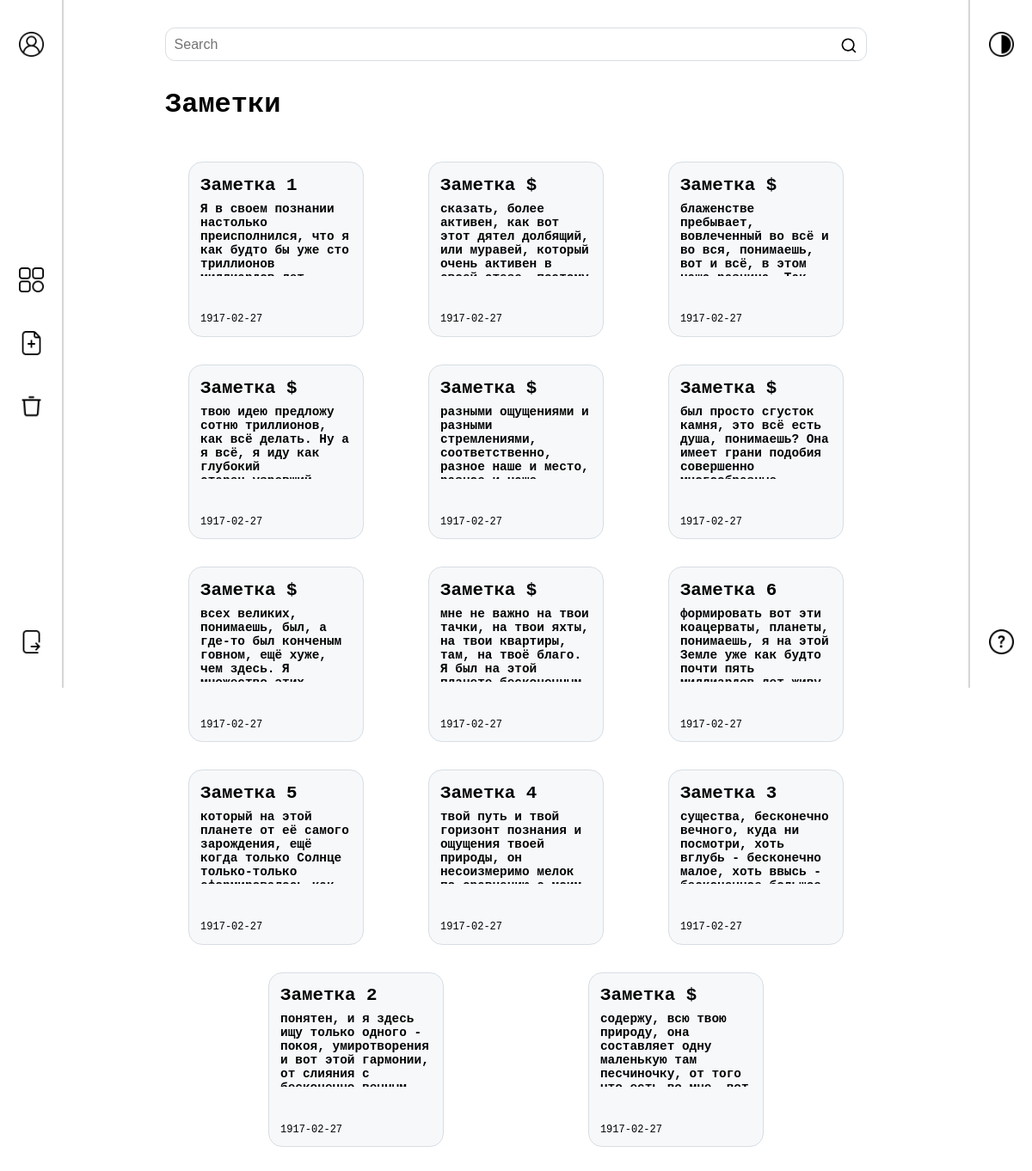
The app's page /main.php (signed in) with its own data.
### tables this page shows
CREATE TABLE `notes`
(
    `id`      int(11)    NOT NULL,
    `title`   varchar(30)         DEFAULT NULL,
    `article` varchar(255)        DEFAULT NULL,
    `created` date       NOT NULL,
    `deleted` tinyint(1) NOT NULL DEFAULT '0',
    `user_id` int(11)    NOT NULL,
    `color`   varchar(30)         DEFAULT NULL
);

### main.php (the view, shortened to what this page needs)
<?php
require_once("Connections/project_con.php");
$user = $_SESSION['user_id'][0];
$select_note = mysqli_query($link, "SELECT * FROM notes WHERE user_id = '$user' ORDER BY created DESC ");
$final_search_words = array();
$where_list = "SELECT * FROM notes WHERE";
$where_list = substr($where_list, 0, -3);
if (!empty($where_list)) {
    $res_query = mysqli_query($link, $where_list);
}
?>
<!DOCTYPE html>
<html lang="ru">
<head>
    <link rel="stylesheet" type="text/css" href="Styles/style.css">
    <link rel="stylesheet" type="text/css" href="Styles/font.css">
</head>
<body>
<div class="menu menu_left">
    <button type="button" title="Аккаунт" onclick="location.href='account.php';">
        <img alt="#" src="Photos/user.png">
    </button>
    <div>
        <button type="button" title="Все заметки" onclick="location.href='main.php';">
            <img alt="#" src="Photos/menu.png">
        </button>
        <button type="button" title="Новая заметка" onclick="location.href='createNote.php';">
            <img alt="#" src="Photos/new-note.png">
        </button>
        <button type="button" title="Корзина">
            <img alt="#" src="Photos/trash.png" onclick="location.href='deletedNotes.php';">
        </button>
    </div>
    <button type="button" title="Выйти" onclick="location.href='logout.php';">
        <img alt="#" src="Photos/logout.png">
    </button>
</div>
<div class="content_wrapper">
    <div class="content">
        <div class="search">
            <form name="search" method="get" action="">
                <label for="search">
                    <input type="text" name="user_search" id="search" placeholder="Search">
                </label>
                <button type="submit">
                    <img alt="#" src="Photos/search.png">
                </button>
            </form>
        </div>
    </div>
    <div class="content">
        <h1>Заметки</h1>
    </div>
    <div class="content">
        <?php if ($final_search_words[0] != "") { ?>
            <?php while ($res_array = mysqli_fetch_array($res_query)) { ?>
                <div class="block note" title="Редактировать заметку"
                     style="background: <?php echo $res_array['color']; ?>"
                     onclick="location.href='editNote.php?note=<?php echo $res_array["id"]; ?>;'">
                    <div>
                        <div class="note_head">
                            <h2><?php echo $res_array['title']; ?></h2>
                        </div>
                        <div class="note_text">
                            <h3><?php echo $res_array['article']; ?></h3>
                        </div>
                    </div>
                    <div class="note_date">
                        <p><?php echo $res_array['created']; ?></p>
                    </div>
                </div>
            <?php }
        } else {
            while ($note = mysqli_fetch_array($select_note)) {
                if (!($note['deleted'])) { ?>
                    <div class="block note" title="Редактировать заметку"
                         style="background: <?php echo $note['color']; ?>"
                         onclick="location.href='editNote.php?note=<?php echo $note["id"]; ?>;'">
                        <div>
                            <div class="note_head">
                                <h2><?php echo $note['title']; ?></h2>
                            </div>
                            <div class="note_text">
                                <h3><?php echo $note['article']; ?></h3>
                            </div>
                        </div>
                        <div class="note_date">
                            <p><?php echo $note['created']; ?></p>
                        </div>
                    </div>
                <?php }
            }
        } ?>
    </div>
</div>
<div class="menu menu_right">
    <button type="button" title="Сменить цветовую тему">
        <img alt="#" src="Photos/contrast.png">
    </button>
    <button type="button" title="Помощь">
        <img alt="#" src="Photos/question.png">
    </button>
</div>
</body>
</html>

### Styles/style.css (style rules this page uses)
body { margin: 0; padding: 0; background-color: #ffffff; }
button { width: 4em; height: 4em; border: none; outline: none; background: none; }
input, textarea { width: -webkit-fill-available; resize: none; font-size: 1em; padding: 0.6em; background-color: #ffffff; border: 0.1em solid #d8dee4; border-radius: 0.7em; }
h1, h2, h3, h4, h4, h6, p, a { margin: 0.1em 0; text-decoration: none; }
h1 { width: 60em; min-width: 9em; margin: 0 1em; font-size: 2em; font-family: 'SF Pro Bold', monospace; }
h2 { font-size: 1.3em; font-family: 'SF Pro Bold', monospace; }
h3 { font-size: 0.9em; font-family: 'SF Pro Light', monospace; }
p { font-size: 0.75em; font-family: 'SF Pro Light', monospace; }
.menu { position: fixed; width: 4.5em; height: calc(100vh - 2em); padding: 1em 0; display: flex; flex-direction: column; justify-content: space-between; }
.menu_left { float: left; left: 0; border-right: 0.15em solid rgba(115, 115, 115, 0.3); }
.menu_right { float: right; right: 0; border-left: 0.15em solid rgba(115, 115, 115, 0.3); }
.menu img { margin-top: 0.1em; width: 2.2em; }
.menu button { margin: 0.75em; }
.content_wrapper { position: absolute; width: calc(100% - 20em); margin: 0 10em; }
.content { display: flex; flex-wrap: wrap; justify-content: space-evenly; max-width: 60em; min-width: 9em; margin: 2em auto; }
.search { width: 100%; min-width: 9em; margin: 0 2em; }
.search form { position: relative; }
.search button { padding: 0.2em; height: 2em; width: 2em; position: absolute; top: 0.6em; right: 0.6em; cursor: pointer; }
.search img { width: 1.5em; }
.block { position: relative; width: 100%; margin: 1em; padding: 0.8em; border: 0.1em solid #d8dee4; border-radius: 1em; background-color: #f6f8fa; }
.note { height: 11em; width: 11em; min-width: 9em; }
.note_text { height: 6em; margin: 0.5em 0; }
.note_text h3 { overflow-y: hidden; overflow-x: hidden; height: 6em; }
.note_date { position: absolute; bottom: 0.2em; margin: 0.5em 0; }
#password, #search { padding: 0.6em 2.7em 0.6em 0.6em; }

### records on screen
notes: title "Заметка 1", article "Я в своем познании настолько преисполнился, что я как будто бы уже сто триллионов…", created "1917-02-27"
notes: title "Заметка $", article "сказать, более активен, как вот этот дятел долбящий, или муравей, который очень активен в…", created "1917-02-27"
notes: title "Заметка $", article "блаженстве пребывает, вовлеченный во всё и во вся, понимаешь, вот и всё, в этом…", created "1917-02-27"
notes: title "Заметка $", article "твою идею предложу сотню триллионов, как всё делать. Ну а я всё, я иду как глубокий…", created "1917-02-27"
notes: title "Заметка $", article "разными ощущениями и разными стремлениями, соответственно, разное наше и место,…", created "1917-02-27"
notes: title "Заметка $", article "был просто сгусток камня, это всё есть душа, понимаешь? Она имеет грани подобия совершенно…", created "1917-02-27"
notes: title "Заметка $", article "всех великих, понимаешь, был, а где-то был конченым говном, ещё хуже, чем здесь. Я…", created "1917-02-27"
notes: title "Заметка $", article "мне не важно на твои тачки, на твои яхты, на твои квартиры, там, на твоё благо. Я был на этой…", created "1917-02-27"
notes: title "Заметка 6", article "формировать вот эти коацерваты, планеты, понимаешь, я на этой Земле уже как будто почти пять…", created "1917-02-27"
notes: title "Заметка 5", article "который на этой планете от её самого зарождения, ещё когда только Солнце только-только…", created "1917-02-27"
notes: title "Заметка 4", article "твой путь и твой горизонт познания и ощущения твоей природы, он несоизмеримо мелок…", created "1917-02-27"
notes: title "Заметка 3", article "существа, бесконечно вечного, куда ни посмотри, хоть вглубь - бесконечно малое, хоть ввысь -…", created "1917-02-27"
notes: title "Заметка 2", article "понятен, и я здесь ищу только одного - покоя, умиротворения и вот этой гармонии, от слияния с…", created "1917-02-27"
notes: title "Заметка $", article "содержу, всю твою природу, она составляет одну маленькую там песчиночку, от того…", created "1917-02-27"
